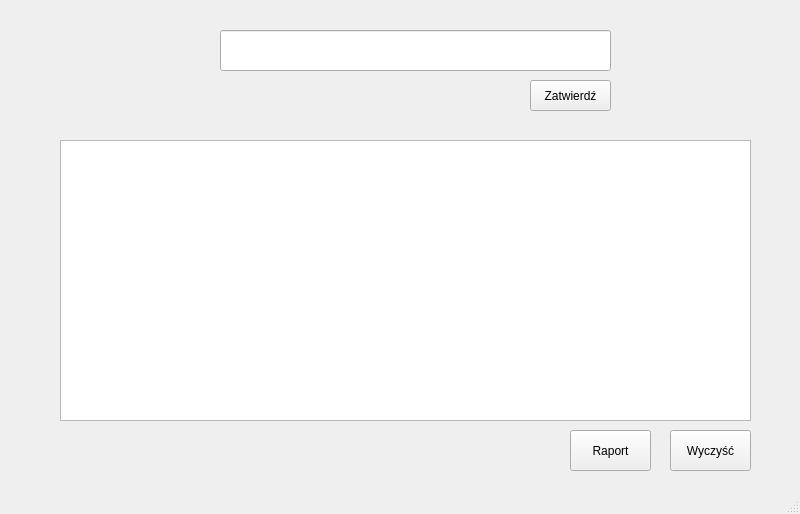
<?xml version="1.0" encoding="UTF-8"?>
<ui version="4.0">
 <class>MainWindow</class>
 <widget class="QMainWindow" name="MainWindow">
  <property name="geometry">
   <rect>
    <x>0</x>
    <y>0</y>
    <width>800</width>
    <height>514</height>
   </rect>
  </property>
  <property name="windowTitle">
   <string>MainWindow</string>
  </property>
  <widget class="QWidget" name="centralwidget">
   <widget class="QLineEdit" name="poleTekstowe">
    <property name="geometry">
     <rect>
      <x>220</x>
      <y>30</y>
      <width>391</width>
      <height>41</height>
     </rect>
    </property>
    <property name="text">
     <string/>
    </property>
   </widget>
   <widget class="QPushButton" name="przyciskWykonaj">
    <property name="geometry">
     <rect>
      <x>530</x>
      <y>80</y>
      <width>81</width>
      <height>31</height>
     </rect>
    </property>
    <property name="text">
     <string>Zatwierdź</string>
    </property>
   </widget>
   <widget class="QTextEdit" name="oknoWynikow">
    <property name="geometry">
     <rect>
      <x>60</x>
      <y>140</y>
      <width>691</width>
      <height>281</height>
     </rect>
    </property>
   </widget>
   <widget class="QPushButton" name="przyciskCzysc">
    <property name="geometry">
     <rect>
      <x>670</x>
      <y>430</y>
      <width>81</width>
      <height>41</height>
     </rect>
    </property>
    <property name="text">
     <string>Wyczyść</string>
    </property>
   </widget>
   <widget class="QPushButton" name="przyciskRaport">
    <property name="geometry">
     <rect>
      <x>570</x>
      <y>430</y>
      <width>81</width>
      <height>41</height>
     </rect>
    </property>
    <property name="text">
     <string>Raport</string>
    </property>
   </widget>
  </widget>
  <widget class="QMenuBar" name="menubar">
   <property name="geometry">
    <rect>
     <x>0</x>
     <y>0</y>
     <width>800</width>
     <height>21</height>
    </rect>
   </property>
  </widget>
  <widget class="QStatusBar" name="statusbar"/>
 </widget>
 <resources/>
 <connections/>
</ui>
